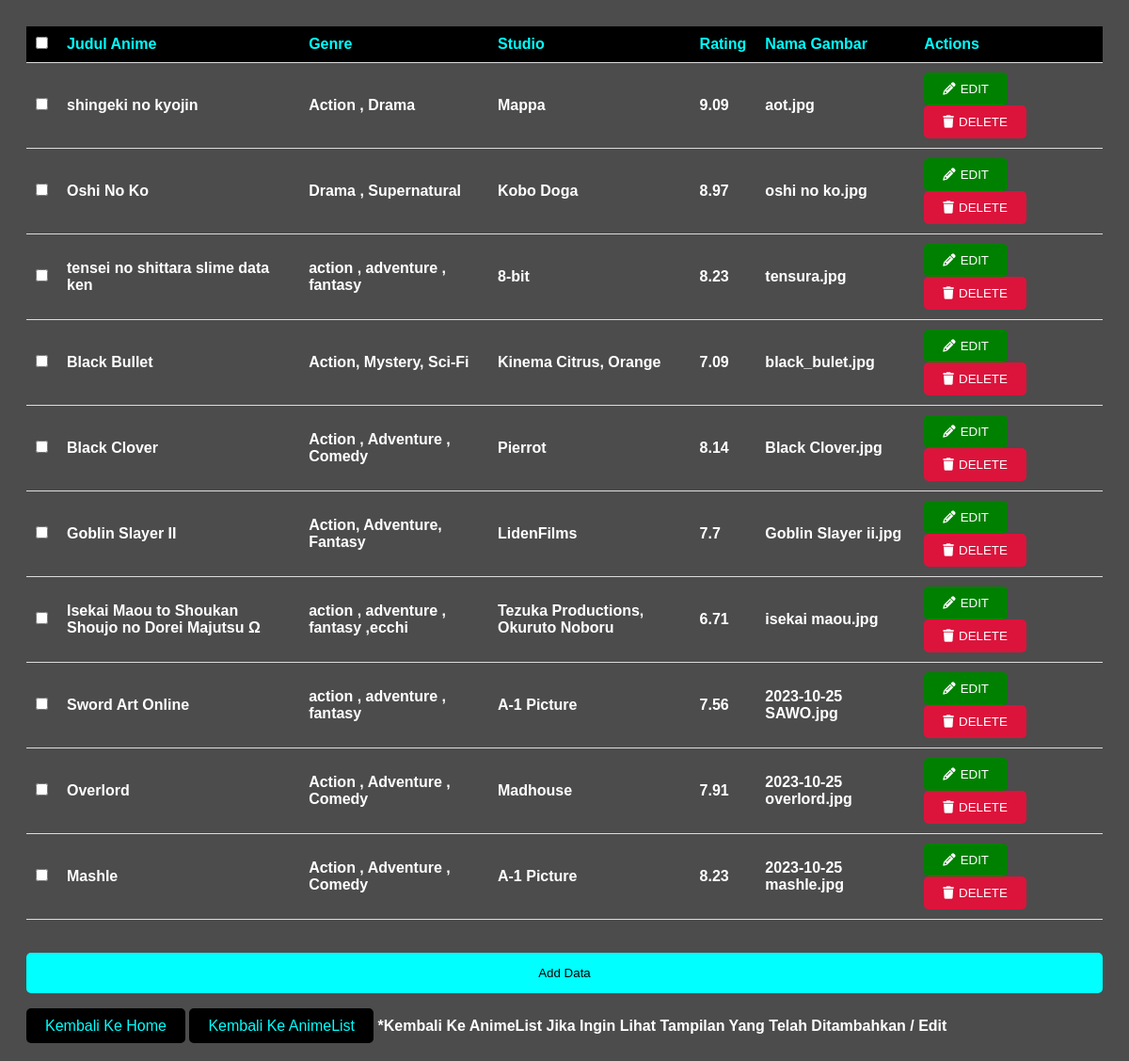
Screenshot of /crud.php with the database file from the repository.
### tables this page shows
CREATE TABLE `data_anime` (
  `id` int(11) NOT NULL,
  `tittle` varchar(255) NOT NULL,
  `genre` varchar(255) NOT NULL,
  `studio` varchar(50) NOT NULL,
  `rating` float NOT NULL,
  `gambar_path` varchar(255) NOT NULL,
  `tanggal` varchar(255) NOT NULL
);

### crud.php (the view, shortened to what this page needs)
<?php
require "connect.php";
$result = mysqli_query($conn, "SELECT * FROM data_anime");
$data_anime = [];
while ($row = mysqli_fetch_assoc($result)) {
    $data_anime[] = $row;
}
?>
<!DOCTYPE html>
<html lang="en">
<head>
    <link rel="stylesheet" href="https://cdnjs.cloudflare.com/ajax/libs/font-awesome/6.4.0/css/all.min.css">
    <link rel="stylesheet" href="style_crud.css">
</head>
<body>
    <div class="container">
        <table class="table">
            <thead>
                <tr>
                    <th><input type="checkbox" id="selectAll"></th>
                    <th>Judul Anime</th>
                    <th>Genre</th>
                    <th>Studio</th>
                    <th>Rating</th>
                    <th>Nama Gambar</th>
                    <th>Actions</th>
                </tr>
            </thead>
            <tbody>
                <?php $i = 1;
                foreach ($data_anime as $anime) : ?>
                    <tr>
                        <td><input type="checkbox"></td>
                        <td><?php echo $anime["tittle"] ?></td>
                        <td><?php echo $anime["genre"] ?></td>
                        <td><?php echo $anime["studio"] ?></td>
                        <td><?php echo $anime["rating"] ?></td>
                        <td><?php echo $anime["gambar_path"]; ?></td>
                        <td class="action">
                        <a href="edit.php?id=<?php echo $anime["id"]; ?>">
                            <button class="editBtn"><i class="fa-solid fa-pencil"></i>EDIT</button>
                        </a>
                            <a href="delete.php?id=<?php echo $anime["id"]; ?>"><button class="deleteBtn"><i class="fa-solid fa-trash"></i>DELETE</button></a>
                        </td>
                    </tr>
                <?php $i++;
                endforeach; ?>
            </tbody>
        </table>
        <button class="btn-add" onclick="openModal()">Add Data</button>
        <br>
        <br>
        <a href="index.php" class="btn-back">Kembali Ke Home</a>
        <a href="animelist.php" class="btn-back">Kembali Ke AnimeList</a>
        <b style="color:white">*Kembali Ke AnimeList Jika Ingin Lihat Tampilan Yang Telah Ditambahkan / Edit</b>
    </div>
</body>
</html>

### style_crud.css (style rules this page uses)
body { font-family: Arial, sans-serif; background-image: linear-gradient(rgba(0,0,0,0.7),rgba(0,0,0,0.7)),url("image/anime-girl-girly-6008x3943-9793.jpg"); background-size: cover; }
.container { padding: 20px; }
.table { width: 100%; border-collapse: collapse; margin-bottom: 20px; }
.table th, .table td { padding: 10px; text-align: left; border-bottom: 1px solid #ddd; }
.table th { background-color: black; color: aqua; font-weight: bold; }
.table td { color: white; font-weight: bolder; }
.table input[type="checkbox"] { margin: 0; }
.action a { margin-right: 10px; text-decoration: none; color: #333; }
.btn-back { padding: 10px 20px; text-decoration: none; background-color: black; color: aqua; border: none; border-radius: 5px; }
.btn-add { background-color: aqua; color: black; padding: 14px 20px; margin: 8px 0; border: none; cursor: pointer; width: 20%; }
.btn-add { background-color: aqua; color: black; padding: 14px 20px; margin-top: 15px; border: none; border-radius: 5px; cursor: pointer; width: 100%; }
.editBtn { display: inline-block; padding: 10px 20px; background-color: green; color: #fff; text-decoration: none; border: none; border-radius: 5px; margin-right: 10px; cursor: pointer; transition: background-color 0.3s, transform 0.3s; }
.deleteBtn { display: inline-block; padding: 10px 20px; background-color: crimson; color: #fff; text-decoration: none; border: none; border-radius: 5px; margin-right: 10px; cursor: pointer; transition: background-color 0.3s, transform 0.3s; }
.editBtn i, .deleteBtn i { margin-right: 5px; }

### rows the page displays
data_anime: tittle "shingeki no kyojin", genre "Action , Drama", studio "Mappa", rating "9.09", gambar_path "aot.jpg"
data_anime: tittle "Oshi No Ko", genre "Drama , Supernatural", studio "Kobo Doga", rating "8.97", gambar_path "oshi no ko.jpg"
data_anime: tittle "tensei no shittara slime data ken", genre "action , adventure , fantasy", studio "8-bit", rating "8.23", gambar_path "tensura.jpg"
data_anime: tittle "Black Bullet", genre "Action, Mystery, Sci-Fi", studio "Kinema Citrus, Orange", rating "7.09", gambar_path "black_bulet.jpg"
data_anime: tittle "Black Clover", genre "Action , Adventure , Comedy", studio "Pierrot", rating "8.14", gambar_path "Black Clover.jpg"
data_anime: tittle "Goblin Slayer II", genre "Action, Adventure, Fantasy", studio "LidenFilms", rating "7.7", gambar_path "Goblin Slayer ii.jpg"
data_anime: tittle "Isekai Maou to Shoukan Shoujo no Dorei Majutsu Ω", genre "action , adventure , fantasy ,ecchi", studio "Tezuka Productions, Okuruto Noboru", rating "6.71", gambar_path "isekai maou.jpg"
data_anime: tittle "Sword Art Online", genre "action , adventure , fantasy", studio "A-1 Picture", rating "7.56", gambar_path "2023-10-25 SAWO.jpg"
data_anime: tittle "Overlord", genre "Action , Adventure , Comedy", studio "Madhouse", rating "7.91", gambar_path "2023-10-25 overlord.jpg"
data_anime: tittle "Mashle", genre "Action , Adventure , Comedy", studio "A-1 Picture", rating "8.23", gambar_path "2023-10-25 mashle.jpg"
